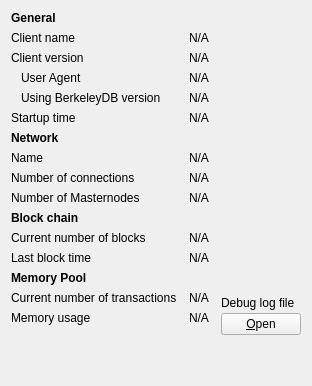
     <widget class="QWidget" name="tab_info">
      <attribute name="title">
       <string>&amp;Information</string>
      </attribute>
      <layout class="QGridLayout" name="gridLayout" columnstretch="0,1,0">
       <property name="horizontalSpacing">
        <number>12</number>
       </property>
       <item row="0" column="0">
        <widget class="QLabel" name="label_9">
         <property name="font">
          <font>
           <weight>75</weight>
           <bold>true</bold>
          </font>
         </property>
         <property name="text">
          <string>General</string>
         </property>
        </widget>
       </item>
       <item row="1" column="0">
        <widget class="QLabel" name="label_5">
         <property name="text">
          <string>Client name</string>
         </property>
        </widget>
       </item>
       <item row="1" column="1" colspan="2">
        <widget class="QLabel" name="clientName">
         <property name="cursor">
          <cursorShape>IBeamCursor</cursorShape>
         </property>
         <property name="text">
          <string>N/A</string>
         </property>
         <property name="textFormat">
          <enum>Qt::PlainText</enum>
         </property>
         <property name="textInteractionFlags">
          <set>Qt::LinksAccessibleByMouse|Qt::TextSelectableByKeyboard|Qt::TextSelectableByMouse</set>
         </property>
        </widget>
       </item>
       <item row="2" column="0">
        <widget class="QLabel" name="label_6">
         <property name="text">
          <string>Client version</string>
         </property>
        </widget>
       </item>
       <item row="2" column="1" colspan="2">
        <widget class="QLabel" name="clientVersion">
         <property name="cursor">
          <cursorShape>IBeamCursor</cursorShape>
         </property>
         <property name="text">
          <string>N/A</string>
         </property>
         <property name="textFormat">
          <enum>Qt::PlainText</enum>
         </property>
         <property name="textInteractionFlags">
          <set>Qt::LinksAccessibleByMouse|Qt::TextSelectableByKeyboard|Qt::TextSelectableByMouse</set>
         </property>
        </widget>
       </item>
       <item row="3" column="0">
        <widget class="QLabel" name="labelClientUserAgent">
         <property name="text">
          <string>User Agent</string>
         </property>
         <property name="indent">
          <number>10</number>
         </property>
        </widget>
       </item>
       <item row="3" column="1" colspan="2">
        <widget class="QLabel" name="clientUserAgent">
         <property name="cursor">
          <cursorShape>IBeamCursor</cursorShape>
         </property>
         <property name="text">
          <string>N/A</string>
         </property>
         <property name="textFormat">
          <enum>Qt::PlainText</enum>
         </property>
         <property name="textInteractionFlags">
          <set>Qt::LinksAccessibleByMouse|Qt::TextSelectableByKeyboard|Qt::TextSelectableByMouse</set>
         </property>
        </widget>
       </item>
       <item row="4" column="0">
        <widget class="QLabel" name="label_berkeleyDBVersion">
         <property name="text">
          <string>Using BerkeleyDB version</string>
         </property>
         <property name="indent">
          <number>10</number>
         </property>
        </widget>
       </item>
       <item row="4" column="1" colspan="2">
        <widget class="QLabel" name="berkeleyDBVersion">
         <property name="cursor">
          <cursorShape>IBeamCursor</cursorShape>
         </property>
         <property name="text">
          <string>N/A</string>
         </property>
         <property name="textFormat">
          <enum>Qt::PlainText</enum>
         </property>
         <property name="textInteractionFlags">
          <set>Qt::LinksAccessibleByMouse|Qt::TextSelectableByKeyboard|Qt::TextSelectableByMouse</set>
         </property>
        </widget>
       </item>
       <item row="5" column="0">
        <widget class="QLabel" name="label_13">
         <property name="text">
          <string>Startup time</string>
         </property>
        </widget>
       </item>
       <item row="5" column="1" colspan="2">
        <widget class="QLabel" name="startupTime">
         <property name="cursor">
          <cursorShape>IBeamCursor</cursorShape>
         </property>
         <property name="text">
          <string>N/A</string>
         </property>
         <property name="textFormat">
          <enum>Qt::PlainText</enum>
         </property>
         <property name="textInteractionFlags">
          <set>Qt::LinksAccessibleByMouse|Qt::TextSelectableByKeyboard|Qt::TextSelectableByMouse</set>
         </property>
        </widget>
       </item>
       <item row="6" column="0">
        <widget class="QLabel" name="labelNetwork">
         <property name="font">
          <font>
           <weight>75</weight>
           <bold>true</bold>
          </font>
         </property>
         <property name="text">
          <string>Network</string>
         </property>
        </widget>
       </item>
       <item row="7" column="0">
        <widget class="QLabel" name="label_8">
         <property name="text">
          <string>Name</string>
         </property>
        </widget>
       </item>
       <item row="7" column="1" colspan="2">
        <widget class="QLabel" name="networkName">
         <property name="cursor">
          <cursorShape>IBeamCursor</cursorShape>
         </property>
         <property name="text">
          <string>N/A</string>
         </property>
         <property name="textFormat">
          <enum>Qt::PlainText</enum>
         </property>
         <property name="textInteractionFlags">
          <set>Qt::LinksAccessibleByMouse|Qt::TextSelectableByKeyboard|Qt::TextSelectableByMouse</set>
         </property>
        </widget>
       </item>
       <item row="8" column="0">
        <widget class="QLabel" name="label_7">
         <property name="text">
          <string>Number of connections</string>
         </property>
        </widget>
       </item>
       <item row="8" column="1" colspan="2">
        <widget class="QLabel" name="numberOfConnections">
         <property name="cursor">
          <cursorShape>IBeamCursor</cursorShape>
         </property>
         <property name="text">
          <string>N/A</string>
         </property>
         <property name="textFormat">
          <enum>Qt::PlainText</enum>
         </property>
         <property name="textInteractionFlags">
          <set>Qt::LinksAccessibleByMouse|Qt::TextSelectableByKeyboard|Qt::TextSelectableByMouse</set>
         </property>
        </widget>
       </item>
       <item row="9" column="0">
        <widget class="QLabel" name="masternodeCountLabel">
         <property name="text">
          <string>Number of Masternodes</string>
         </property>
        </widget>
       </item>
       <item row="9" column="1">
        <widget class="QLabel" name="masternodeCount">
         <property name="text">
          <string>N/A</string>
         </property>
        </widget>
       </item>
       <item row="10" column="0">
        <widget class="QLabel" name="label_10">
         <property name="font">
          <font>
           <weight>75</weight>
           <bold>true</bold>
          </font>
         </property>
         <property name="text">
          <string>Block chain</string>
         </property>
        </widget>
       </item>
       <item row="11" column="0">
        <widget class="QLabel" name="label_3">
         <property name="text">
          <string>Current number of blocks</string>
         </property>
        </widget>
       </item>
       <item row="11" column="1" colspan="2">
        <widget class="QLabel" name="numberOfBlocks">
         <property name="cursor">
          <cursorShape>IBeamCursor</cursorShape>
         </property>
         <property name="text">
          <string>N/A</string>
         </property>
         <property name="textFormat">
          <enum>Qt::PlainText</enum>
         </property>
         <property name="textInteractionFlags">
          <set>Qt::LinksAccessibleByMouse|Qt::TextSelectableByKeyboard|Qt::TextSelectableByMouse</set>
         </property>
        </widget>
       </item>
       <item row="12" column="0">
        <widget class="QLabel" name="labelLastBlockTime">
         <property name="text">
          <string>Last block time</string>
         </property>
        </widget>
       </item>
       <item row="12" column="1" colspan="2">
        <widget class="QLabel" name="lastBlockTime">
         <property name="cursor">
          <cursorShape>IBeamCursor</cursorShape>
         </property>
         <property name="text">
          <string>N/A</string>
         </property>
         <property name="textFormat">
          <enum>Qt::PlainText</enum>
         </property>
         <property name="textInteractionFlags">
          <set>Qt::LinksAccessibleByMouse|Qt::TextSelectableByKeyboard|Qt::TextSelectableByMouse</set>
         </property>
        </widget>
       </item>
       <item row="13" column="0">
        <widget class="QLabel" name="labelMempoolTitle">
         <property name="font">
          <font>
           <weight>75</weight>
           <bold>true</bold>
          </font>
         </property>
         <property name="text">
          <string>Memory Pool</string>
         </property>
        </widget>
       </item>
       <item row="14" column="0">
        <widget class="QLabel" name="labelNumberOfTransactions">
         <property name="text">
          <string>Current number of transactions</string>
         </property>
        </widget>
       </item>
       <item row="14" column="1">
        <widget class="QLabel" name="mempoolNumberTxs">
         <property name="cursor">
          <cursorShape>IBeamCursor</cursorShape>
         </property>
         <property name="text">
          <string>N/A</string>
         </property>
         <property name="textFormat">
          <enum>Qt::PlainText</enum>
         </property>
         <property name="textInteractionFlags">
          <set>Qt::LinksAccessibleByMouse|Qt::TextSelectableByKeyboard|Qt::TextSelectableByMouse</set>
         </property>
        </widget>
       </item>
       <item row="15" column="0">
        <widget class="QLabel" name="labelMemoryUsage">
         <property name="text">
          <string>Memory usage</string>
         </property>
        </widget>
       </item>
       <item row="15" column="1">
        <widget class="QLabel" name="mempoolSize">
         <property name="cursor">
          <cursorShape>IBeamCursor</cursorShape>
         </property>
         <property name="text">
          <string>N/A</string>
         </property>
         <property name="textFormat">
          <enum>Qt::PlainText</enum>
         </property>
         <property name="textInteractionFlags">
          <set>Qt::LinksAccessibleByMouse|Qt::TextSelectableByKeyboard|Qt::TextSelectableByMouse</set>
         </property>
        </widget>
       </item>
       <item row="14" column="2" rowspan="3">
        <layout class="QVBoxLayout" name="verticalLayoutDebugButton">
         <property name="spacing">
          <number>3</number>
         </property>
         <item>
          <spacer name="verticalSpacer_2">
           <property name="orientation">
            <enum>Qt::Vertical</enum>
           </property>
           <property name="sizeHint" stdset="0">
            <size>
             <width>10</width>
             <height>5</height>
            </size>
           </property>
          </spacer>
         </item>
         <item>
          <widget class="QLabel" name="labelDebugLogfile">
           <property name="text">
            <string>Debug log file</string>
           </property>
          </widget>
         </item>
         <item>
          <widget class="QPushButton" name="openDebugLogfileButton">
           <property name="toolTip">
            <string>Open the Credits debug log file from the current data directory. This can take a few seconds for large log files.</string>
           </property>
           <property name="text">
            <string>&amp;Open</string>
           </property>
           <property name="autoDefault">
            <bool>false</bool>
           </property>
          </widget>
         </item>
        </layout>
       </item>
       <item row="18" column="0">
        <spacer name="verticalSpacer">
         <property name="orientation">
          <enum>Qt::Vertical</enum>
         </property>
         <property name="sizeHint" stdset="0">
          <size>
           <width>20</width>
           <height>40</height>
          </size>
         </property>
        </spacer>
       </item>
      </layout>
     </widget>
